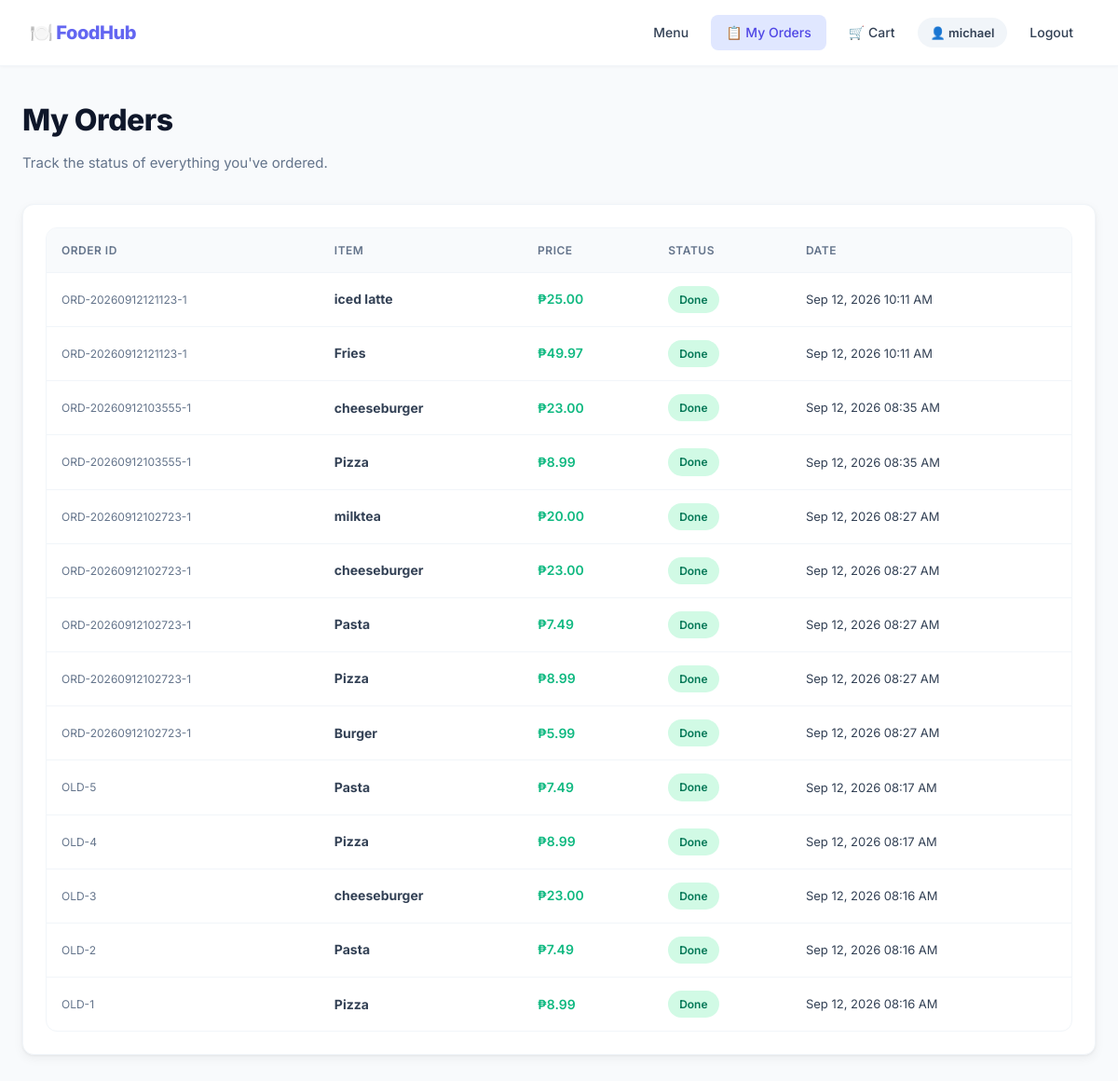
/Food_Ordering/my_orders.php (signed in), run on the app's committed database.
### tables this page shows
CREATE TABLE `orders` (
  `id` int(11) NOT NULL,
  `user_id` int(11) NOT NULL,
  `item_id` int(11) NOT NULL,
  `item_name` varchar(100) NOT NULL,
  `price` decimal(10,2) NOT NULL,
  `quantity` int(11) DEFAULT 1,
  `order_date` timestamp NOT NULL DEFAULT current_timestamp(),
  `status` varchar(20) DEFAULT 'Processing',
  `group_order_id` varchar(50) DEFAULT NULL
);

### Food_Ordering/my_orders.php (the view, shortened to what this page needs)
<?php
require 'db_connect.php';
$stmt = $pdo->prepare("SELECT group_order_id, item_name, price, status, order_date FROM orders WHERE user_id = ? ORDER BY order_date DESC");
$stmt->execute([$_SESSION['user_id']]);
$my_orders = $stmt->fetchAll();
?>
<!DOCTYPE html>
<html lang="en">
<head>
    <link rel="stylesheet" href="assets/style.css">
</head>
<body>
    <nav class="navbar">
        <a href="menu.php" class="navbar-brand">🍽️ FoodHub</a>
        <ul class="navbar-nav">
            <li><a href="menu.php">Menu</a></li>
            <li><a href="my_orders.php" class="active">📋 My Orders</a></li>
            <li><a href="cart.php">🛒 Cart</a></li>
            <li><span class="user-badge">👤 <?php echo htmlspecialchars($_SESSION['username']); ?></span></li>
            <li><a href="logout.php">Logout</a></li>
        </ul>
    </nav>
    <div class="container">
        <h1 class="page-title">My Orders</h1>
        <p class="page-subtitle">Track the status of everything you've ordered.</p>
        <div class="card">
            <?php if(empty($my_orders)): ?>
                <div class="empty-state">
                    <div class="empty-state-icon">📋</div>
                    <h3>No orders yet</h3>
                    <p>Your order history will appear here.</p>
                    <div class="mt-4"><a href="menu.php" class="btn btn-primary">Start Ordering</a></div>
                </div>
            <?php else: ?>
                <div class="table-wrapper">
                    <table>
                        <thead>
                            <tr>
                                <th>Order ID</th><th>Item</th><th>Price</th><th>Status</th><th>Date</th>
                            </tr>
                        </thead>
                        <tbody>
                            <?php foreach($my_orders as $o): ?>
                            <tr>
                                <td style="font-size: 12px; color: var(--gray-500);"><?php echo htmlspecialchars($o['group_order_id']); ?></td>
                                <td><strong><?php echo htmlspecialchars($o['item_name']); ?></strong></td>
                                <td class="text-success" style="font-weight: 600;">₱<?php echo number_format($o['price'], 2); ?></td>
                                <td>
                                    <span class="badge <?php echo $o['status'] == 'Done' ? 'badge-done' : 'badge-processing'; ?>">
                                        <?php echo $o['status']; ?>
                                    </span>
                                </td>
                                <td style="font-size: 13px;"><?php echo date('M d, Y h:i A', strtotime($o['order_date'])); ?></td>
                            </tr>
                            <?php endforeach; ?>
                        </tbody>
                    </table>
                </div>
            <?php endif; ?>
        </div>
    </div>
</body>
</html>

### Food_Ordering/assets/style.css (style rules this page uses)
:root { --primary: #6366f1; --primary-dark: #4f46e5; --primary-light: #e0e7ff; --success: #10b981; --success-light: #d1fae5; --warning: #f59e0b; --warning-light: #fef3c7; --danger: #ef4444; --danger-light: #fee2e2; --dark: #1e293b; --gray-900: #0f172a; --gray-700: #334155; --gray-500: #64748b; --gray-300: #cbd5e1; --gray-100: #f1f5f9; --gray-50: #f8fafc; --white: #ffffff; --radius: 12px; --radius-sm: 8px; --shadow: 0 1px 3px rgba(0,0,0,0.05), 0 4px 12px rgba(0,0,0,0.05); --shadow-lg: 0 10px 25px rgba(0,0,0,0.08); --transition: all 0.2s ease; }
* { margin: 0; padding: 0; box-sizing: border-box; }
body { font-family: 'Inter', -apple-system, BlinkMacSystemFont, sans-serif; background: var(--gray-50); color: var(--gray-900); line-height: 1.6; min-height: 100vh; }
.navbar { background: var(--white); border-bottom: 1px solid var(--gray-100); padding: 16px 32px; display: flex; justify-content: space-between; align-items: center; position: sticky; top: 0; z-index: 100; box-shadow: 0 1px 3px rgba(0,0,0,0.03); }
.navbar-brand { font-weight: 800; font-size: 20px; color: var(--primary); text-decoration: none; display: flex; align-items: center; gap: 8px; letter-spacing: -0.5px; }
.navbar-nav { display: flex; align-items: center; gap: 8px; list-style: none; }
.navbar-nav a { color: var(--gray-700); text-decoration: none; padding: 8px 16px; border-radius: var(--radius-sm); font-weight: 500; font-size: 14px; transition: var(--transition); display: flex; align-items: center; gap: 6px; }
.navbar-nav a.active { background: var(--primary-light); color: var(--primary-dark); }
.navbar-nav .user-badge { background: var(--gray-100); padding: 8px 14px; border-radius: 20px; font-size: 13px; font-weight: 600; color: var(--gray-700); }
.container { max-width: 1200px; margin: 0 auto; padding: 32px 24px; }
.page-title { font-size: 32px; font-weight: 800; letter-spacing: -0.5px; margin-bottom: 8px; color: var(--gray-900); }
.page-subtitle { color: var(--gray-500); margin-bottom: 32px; font-size: 15px; }
.card { background: var(--white); border-radius: var(--radius); padding: 24px; box-shadow: var(--shadow); margin-bottom: 24px; border: 1px solid var(--gray-100); }
.table-wrapper { overflow-x: auto; border-radius: var(--radius); border: 1px solid var(--gray-100); }
table { width: 100%; border-collapse: collapse; font-size: 14px; }
thead { background: var(--gray-50); }
th { padding: 14px 16px; text-align: left; font-weight: 600; font-size: 12px; text-transform: uppercase; letter-spacing: 0.5px; color: var(--gray-500); border-bottom: 1px solid var(--gray-100); }
td { padding: 14px 16px; border-bottom: 1px solid var(--gray-100); color: var(--gray-700); vertical-align: middle; }
tbody tr:last-child td { border-bottom: none; }
.badge { display: inline-flex; align-items: center; gap: 4px; padding: 5px 12px; border-radius: 20px; font-size: 12px; font-weight: 600; white-space: nowrap; }
.badge-done { background: var(--success-light); color: #047857; }
.text-success { color: var(--success); }

### data on the page
orders: group_order "ORD-20260912121123-1", item_name "iced latte", price "25.00", status "Done", order_date "Sep 12, 2026 10:11 AM"
orders: group_order "ORD-20260912121123-1", item_name "Fries", price "49.97", status "Done", order_date "Sep 12, 2026 10:11 AM"
orders: group_order "ORD-20260912103555-1", item_name "cheeseburger", price "23.00", status "Done", order_date "Sep 12, 2026 08:35 AM"
orders: group_order "ORD-20260912103555-1", item_name "Pizza", price "8.99", status "Done", order_date "Sep 12, 2026 08:35 AM"
orders: group_order "ORD-20260912102723-1", item_name "milktea", price "20.00", status "Done", order_date "Sep 12, 2026 08:27 AM"
orders: group_order "ORD-20260912102723-1", item_name "cheeseburger", price "23.00", status "Done", order_date "Sep 12, 2026 08:27 AM"
orders: group_order "ORD-20260912102723-1", item_name "Pasta", price "7.49", status "Done", order_date "Sep 12, 2026 08:27 AM"
orders: group_order "ORD-20260912102723-1", item_name "Pizza", price "8.99", status "Done", order_date "Sep 12, 2026 08:27 AM"
orders: group_order "ORD-20260912102723-1", item_name "Burger", price "5.99", status "Done", order_date "Sep 12, 2026 08:27 AM"
orders: group_order "OLD-5", item_name "Pasta", price "7.49", status "Done", order_date "Sep 12, 2026 08:17 AM"
orders: group_order "OLD-4", item_name "Pizza", price "8.99", status "Done", order_date "Sep 12, 2026 08:17 AM"
orders: group_order "OLD-3", item_name "cheeseburger", price "23.00", status "Done", order_date "Sep 12, 2026 08:16 AM"
orders: group_order "OLD-2", item_name "Pasta", price "7.49", status "Done", order_date "Sep 12, 2026 08:16 AM"
orders: group_order "OLD-1", item_name "Pizza", price "8.99", status "Done", order_date "Sep 12, 2026 08:16 AM"

### other printed values
$_SESSION['username'] "michael"
